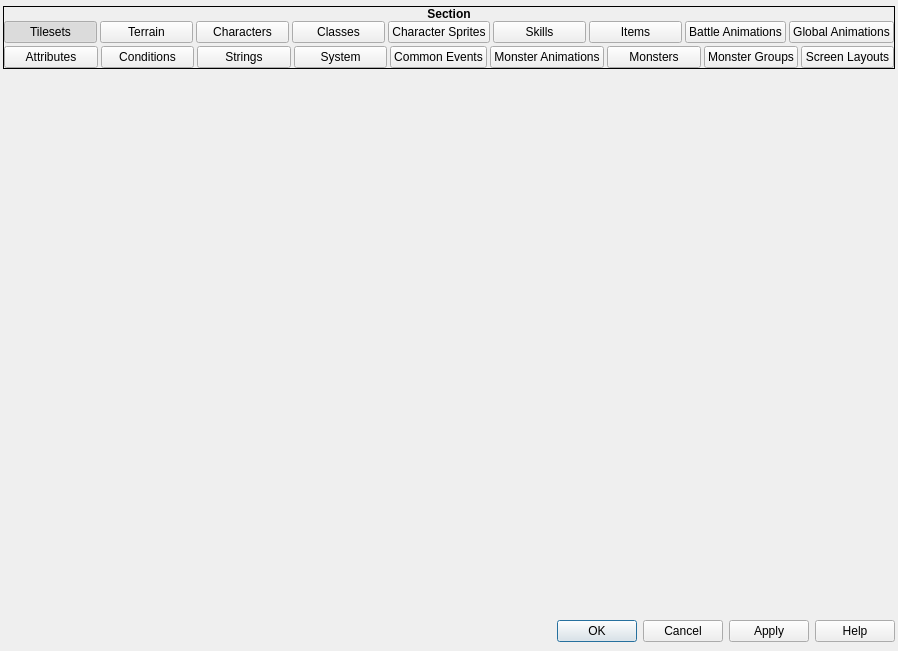
<?xml version="1.0" encoding="UTF-8"?>
<ui version="4.0">
 <class>Database</class>
 <widget class="QDialog" name="Database">
  <property name="windowModality">
   <enum>Qt::ApplicationModal</enum>
  </property>
  <property name="geometry">
   <rect>
    <x>0</x>
    <y>0</y>
    <width>898</width>
    <height>651</height>
   </rect>
  </property>
  <property name="sizePolicy">
   <sizepolicy hsizetype="Fixed" vsizetype="Fixed">
    <horstretch>0</horstretch>
    <verstretch>0</verstretch>
   </sizepolicy>
  </property>
  <property name="contextMenuPolicy">
   <enum>Qt::CustomContextMenu</enum>
  </property>
  <property name="windowTitle">
   <string>Database</string>
  </property>
  <property name="windowIcon">
   <iconset resource="gui_icons.qrc">
    <normaloff>:/icons/openrpgmaker.png</normaloff>:/icons/openrpgmaker.png</iconset>
  </property>
  <property name="styleSheet">
   <string notr="true">.QFrame
{
	border-width: 1px;
	border-style: solid;
	border-color: palette(window-text);
}

.QFrame&gt;QLabel
{
	border-width: 0px;
	background-color: palette(window-text);
	color: palette(window);
	font-weight: bold;
}

.QFrame&gt;QCheckBox
{
	background-color: palette(window-text);
	border-width: 0px;
	border-style: none;
	color: palette(window);
	spacing: 3px;
	font-weight: bold;
	padding: 0px 0px 0px 3px;
}

.QFrame&gt;QCheckBox::indicator
{
	min-width: 8px;
	max-width: 8px;
	min-height: 8px;
	max-height: 8px;
	width: 8px;
	height: 8px;
	border-width: 2px;
	border-radius: 0px;
	border-style: ridge;
	border-color: palette(mid);
}

.QFrame&gt;QCheckBox::indicator:unchecked
{
	background-color: palette(base);
}

.QFrame&gt;QCheckBox::indicator:checked
{
	background-color: palette(window-text);
}

.QFrame&gt;QCheckBox::indicator:hover
{
	border-color: palette(highlight);
}</string>
  </property>
  <layout class="QVBoxLayout">
   <property name="spacing">
    <number>3</number>
   </property>
   <property name="margin">
    <number>3</number>
   </property>
   <item>
    <widget class="QFrame" name="frame">
     <property name="sizePolicy">
      <sizepolicy hsizetype="Preferred" vsizetype="Fixed">
       <horstretch>0</horstretch>
       <verstretch>0</verstretch>
      </sizepolicy>
     </property>
     <property name="frameShape">
      <enum>QFrame::Box</enum>
     </property>
     <property name="frameShadow">
      <enum>QFrame::Plain</enum>
     </property>
     <layout class="QVBoxLayout" name="verticalLayout_2">
      <property name="spacing">
       <number>0</number>
      </property>
      <property name="margin">
       <number>0</number>
      </property>
      <item>
       <widget class="QLabel" name="label">
        <property name="sizePolicy">
         <sizepolicy hsizetype="Preferred" vsizetype="Fixed">
          <horstretch>0</horstretch>
          <verstretch>0</verstretch>
         </sizepolicy>
        </property>
        <property name="font">
         <font>
          <weight>75</weight>
          <bold>true</bold>
         </font>
        </property>
        <property name="text">
         <string>Section</string>
        </property>
        <property name="alignment">
         <set>Qt::AlignCenter</set>
        </property>
       </widget>
      </item>
      <item>
       <widget class="QWidget" name="widget" native="true">
        <property name="sizePolicy">
         <sizepolicy hsizetype="Preferred" vsizetype="Fixed">
          <horstretch>0</horstretch>
          <verstretch>0</verstretch>
         </sizepolicy>
        </property>
        <layout class="QVBoxLayout" name="verticalLayout">
         <property name="spacing">
          <number>3</number>
         </property>
         <property name="margin">
          <number>0</number>
         </property>
         <item>
          <layout class="QHBoxLayout" name="topRowButtons">
           <property name="spacing">
            <number>3</number>
           </property>
           <item>
            <widget class="QPushButton" name="bTilesets">
             <property name="sizePolicy">
              <sizepolicy hsizetype="Preferred" vsizetype="Fixed">
               <horstretch>0</horstretch>
               <verstretch>0</verstretch>
              </sizepolicy>
             </property>
             <property name="styleSheet">
              <string notr="true"/>
             </property>
             <property name="text">
              <string>Tilesets</string>
             </property>
             <property name="checkable">
              <bool>true</bool>
             </property>
             <property name="checked">
              <bool>true</bool>
             </property>
             <property name="autoExclusive">
              <bool>true</bool>
             </property>
            </widget>
           </item>
           <item>
            <widget class="QPushButton" name="bTerrain">
             <property name="sizePolicy">
              <sizepolicy hsizetype="Preferred" vsizetype="Fixed">
               <horstretch>0</horstretch>
               <verstretch>0</verstretch>
              </sizepolicy>
             </property>
             <property name="text">
              <string>Terrain</string>
             </property>
             <property name="checkable">
              <bool>true</bool>
             </property>
             <property name="autoExclusive">
              <bool>true</bool>
             </property>
            </widget>
           </item>
           <item>
            <widget class="QPushButton" name="bCharacters">
             <property name="sizePolicy">
              <sizepolicy hsizetype="Preferred" vsizetype="Fixed">
               <horstretch>0</horstretch>
               <verstretch>0</verstretch>
              </sizepolicy>
             </property>
             <property name="text">
              <string>Characters</string>
             </property>
             <property name="checkable">
              <bool>true</bool>
             </property>
             <property name="autoExclusive">
              <bool>true</bool>
             </property>
            </widget>
           </item>
           <item>
            <widget class="QPushButton" name="bClasses">
             <property name="sizePolicy">
              <sizepolicy hsizetype="Preferred" vsizetype="Fixed">
               <horstretch>0</horstretch>
               <verstretch>0</verstretch>
              </sizepolicy>
             </property>
             <property name="text">
              <string>Classes</string>
             </property>
             <property name="checkable">
              <bool>true</bool>
             </property>
             <property name="autoExclusive">
              <bool>true</bool>
             </property>
            </widget>
           </item>
           <item>
            <widget class="QPushButton" name="bCharacterSprites">
             <property name="sizePolicy">
              <sizepolicy hsizetype="Preferred" vsizetype="Fixed">
               <horstretch>0</horstretch>
               <verstretch>0</verstretch>
              </sizepolicy>
             </property>
             <property name="text">
              <string>Character Sprites</string>
             </property>
             <property name="checkable">
              <bool>true</bool>
             </property>
             <property name="autoExclusive">
              <bool>true</bool>
             </property>
            </widget>
           </item>
           <item>
            <widget class="QPushButton" name="bSkills">
             <property name="sizePolicy">
              <sizepolicy hsizetype="Preferred" vsizetype="Fixed">
               <horstretch>0</horstretch>
               <verstretch>0</verstretch>
              </sizepolicy>
             </property>
             <property name="text">
              <string>Skills</string>
             </property>
             <property name="checkable">
              <bool>true</bool>
             </property>
             <property name="autoExclusive">
              <bool>true</bool>
             </property>
            </widget>
           </item>
           <item>
            <widget class="QPushButton" name="bItems">
             <property name="sizePolicy">
              <sizepolicy hsizetype="Preferred" vsizetype="Fixed">
               <horstretch>0</horstretch>
               <verstretch>0</verstretch>
              </sizepolicy>
             </property>
             <property name="text">
              <string>Items</string>
             </property>
             <property name="checkable">
              <bool>true</bool>
             </property>
             <property name="autoExclusive">
              <bool>true</bool>
             </property>
            </widget>
           </item>
           <item>
            <widget class="QPushButton" name="bBattleAnimations">
             <property name="sizePolicy">
              <sizepolicy hsizetype="Preferred" vsizetype="Fixed">
               <horstretch>0</horstretch>
               <verstretch>0</verstretch>
              </sizepolicy>
             </property>
             <property name="text">
              <string>Battle Animations</string>
             </property>
             <property name="checkable">
              <bool>true</bool>
             </property>
             <property name="autoExclusive">
              <bool>true</bool>
             </property>
            </widget>
           </item>
           <item>
            <widget class="QPushButton" name="bGlobalAnimations">
             <property name="sizePolicy">
              <sizepolicy hsizetype="Preferred" vsizetype="Fixed">
               <horstretch>0</horstretch>
               <verstretch>0</verstretch>
              </sizepolicy>
             </property>
             <property name="text">
              <string>Global Animations</string>
             </property>
             <property name="checkable">
              <bool>true</bool>
             </property>
             <property name="autoExclusive">
              <bool>true</bool>
             </property>
            </widget>
           </item>
          </layout>
         </item>
         <item>
          <layout class="QHBoxLayout" name="bottomRowButtons">
           <property name="spacing">
            <number>3</number>
           </property>
           <item>
            <widget class="QPushButton" name="bAttributes">
             <property name="sizePolicy">
              <sizepolicy hsizetype="Preferred" vsizetype="Fixed">
               <horstretch>0</horstretch>
               <verstretch>0</verstretch>
              </sizepolicy>
             </property>
             <property name="text">
              <string>Attributes</string>
             </property>
             <property name="checkable">
              <bool>true</bool>
             </property>
             <property name="autoExclusive">
              <bool>true</bool>
             </property>
            </widget>
           </item>
           <item>
            <widget class="QPushButton" name="bConditions">
             <property name="sizePolicy">
              <sizepolicy hsizetype="Preferred" vsizetype="Fixed">
               <horstretch>0</horstretch>
               <verstretch>0</verstretch>
              </sizepolicy>
             </property>
             <property name="text">
              <string>Conditions</string>
             </property>
             <property name="checkable">
              <bool>true</bool>
             </property>
             <property name="autoExclusive">
              <bool>true</bool>
             </property>
            </widget>
           </item>
           <item>
            <widget class="QPushButton" name="bStrings">
             <property name="sizePolicy">
              <sizepolicy hsizetype="Preferred" vsizetype="Fixed">
               <horstretch>0</horstretch>
               <verstretch>0</verstretch>
              </sizepolicy>
             </property>
             <property name="text">
              <string>Strings</string>
             </property>
             <property name="checkable">
              <bool>true</bool>
             </property>
             <property name="autoExclusive">
              <bool>true</bool>
             </property>
            </widget>
           </item>
           <item>
            <widget class="QPushButton" name="bSystem">
             <property name="sizePolicy">
              <sizepolicy hsizetype="Preferred" vsizetype="Fixed">
               <horstretch>0</horstretch>
               <verstretch>0</verstretch>
              </sizepolicy>
             </property>
             <property name="text">
              <string>System</string>
             </property>
             <property name="checkable">
              <bool>true</bool>
             </property>
             <property name="autoExclusive">
              <bool>true</bool>
             </property>
            </widget>
           </item>
           <item>
            <widget class="QPushButton" name="bCommonEvents">
             <property name="sizePolicy">
              <sizepolicy hsizetype="Preferred" vsizetype="Fixed">
               <horstretch>0</horstretch>
               <verstretch>0</verstretch>
              </sizepolicy>
             </property>
             <property name="text">
              <string>Common Events</string>
             </property>
             <property name="checkable">
              <bool>true</bool>
             </property>
             <property name="autoExclusive">
              <bool>true</bool>
             </property>
            </widget>
           </item>
           <item>
            <widget class="QPushButton" name="bMonsterAnimations">
             <property name="sizePolicy">
              <sizepolicy hsizetype="Preferred" vsizetype="Fixed">
               <horstretch>0</horstretch>
               <verstretch>0</verstretch>
              </sizepolicy>
             </property>
             <property name="text">
              <string>Monster Animations</string>
             </property>
             <property name="checkable">
              <bool>true</bool>
             </property>
             <property name="autoExclusive">
              <bool>true</bool>
             </property>
            </widget>
           </item>
           <item>
            <widget class="QPushButton" name="bMonsters">
             <property name="sizePolicy">
              <sizepolicy hsizetype="Preferred" vsizetype="Fixed">
               <horstretch>0</horstretch>
               <verstretch>0</verstretch>
              </sizepolicy>
             </property>
             <property name="text">
              <string>Monsters</string>
             </property>
             <property name="checkable">
              <bool>true</bool>
             </property>
             <property name="autoExclusive">
              <bool>true</bool>
             </property>
            </widget>
           </item>
           <item>
            <widget class="QPushButton" name="bMonsterGroups">
             <property name="sizePolicy">
              <sizepolicy hsizetype="Preferred" vsizetype="Fixed">
               <horstretch>0</horstretch>
               <verstretch>0</verstretch>
              </sizepolicy>
             </property>
             <property name="text">
              <string>Monster Groups</string>
             </property>
             <property name="checkable">
              <bool>true</bool>
             </property>
             <property name="autoExclusive">
              <bool>true</bool>
             </property>
            </widget>
           </item>
           <item>
            <widget class="QPushButton" name="bScreenLayouts">
             <property name="sizePolicy">
              <sizepolicy hsizetype="Preferred" vsizetype="Fixed">
               <horstretch>0</horstretch>
               <verstretch>0</verstretch>
              </sizepolicy>
             </property>
             <property name="text">
              <string>Screen Layouts</string>
             </property>
             <property name="checkable">
              <bool>true</bool>
             </property>
             <property name="autoExclusive">
              <bool>true</bool>
             </property>
            </widget>
           </item>
          </layout>
         </item>
        </layout>
       </widget>
      </item>
     </layout>
    </widget>
   </item>
   <item>
    <widget class="QStackedWidget" name="stackedWidget">
     <property name="sizePolicy">
      <sizepolicy hsizetype="Preferred" vsizetype="Preferred">
       <horstretch>0</horstretch>
       <verstretch>0</verstretch>
      </sizepolicy>
     </property>
     <property name="minimumSize">
      <size>
       <width>892</width>
       <height>539</height>
      </size>
     </property>
     <property name="maximumSize">
      <size>
       <width>892</width>
       <height>539</height>
      </size>
     </property>
     <property name="currentIndex">
      <number>0</number>
     </property>
     <widget class="Database_Tilesets" name="wTilesets"/>
     <widget class="Database_Terrain" name="wTerrain"/>
     <widget class="Database_Characters" name="wCharacters"/>
     <widget class="Database_CharacterSprites" name="wCharacterSprites"/>
     <widget class="Database_Items" name="wItems"/>
     <widget class="Database_Attributes" name="wAttributes"/>
     <widget class="Database_Strings" name="wStrings"/>
     <widget class="Database_Monsters" name="wMonsters"/>
     <widget class="Database_Classes" name="wClasses"/>
     <widget class="Database_Skills" name="wSkills"/>
     <widget class="Database_Conditions" name="wConditions"/>
     <widget class="Database_System" name="wSystem"/>
     <widget class="Database_CommonEvents" name="wCommonEvents"/>
     <widget class="Database_MonsterGroups" name="wMonsterGroups"/>
     <widget class="Database_BattleAnimations" name="wBattleAnimations"/>
     <widget class="Database_GlobalAnimations" name="wGlobalAnimations"/>
     <widget class="Database_ScreenLayouts" name="wScreenLayouts"/>
     <widget class="Database_MonsterAnimations" name="wMonsterAnimations"/>
    </widget>
   </item>
   <item>
    <widget class="QDialogButtonBox" name="buttonBox">
     <property name="standardButtons">
      <set>QDialogButtonBox::Apply|QDialogButtonBox::Cancel|QDialogButtonBox::Help|QDialogButtonBox::Ok</set>
     </property>
    </widget>
   </item>
  </layout>
  <action name="aShiftUp">
   <property name="icon">
    <iconset resource="gui_icons.qrc">
     <normaloff>:/icons/uparrow2.png</normaloff>:/icons/uparrow2.png</iconset>
   </property>
   <property name="text">
    <string>Shift Up</string>
   </property>
  </action>
  <action name="aShiftDown">
   <property name="icon">
    <iconset resource="gui_icons.qrc">
     <normaloff>:/icons/downarrow2.png</normaloff>:/icons/downarrow2.png</iconset>
   </property>
   <property name="text">
    <string>Shift Down</string>
   </property>
  </action>
  <action name="aShiftLeft">
   <property name="icon">
    <iconset resource="gui_icons.qrc">
     <normaloff>:/icons/leftarrow2.png</normaloff>:/icons/leftarrow2.png</iconset>
   </property>
   <property name="text">
    <string>Shift Left</string>
   </property>
  </action>
  <action name="aShiftRight">
   <property name="icon">
    <iconset resource="gui_icons.qrc">
     <normaloff>:/icons/rightarrow2.png</normaloff>:/icons/rightarrow2.png</iconset>
   </property>
   <property name="text">
    <string>Shift Right</string>
   </property>
  </action>
 </widget>
 <layoutdefault spacing="0" margin="0"/>
 <customwidgets>
  <customwidget>
   <class>Database_Tilesets</class>
   <extends>QWidget</extends>
   <header>database_tilesets.h</header>
   <container>1</container>
  </customwidget>
  <customwidget>
   <class>Database_Terrain</class>
   <extends>QWidget</extends>
   <header>database_terrain.h</header>
   <container>1</container>
  </customwidget>
  <customwidget>
   <class>Database_Characters</class>
   <extends>QWidget</extends>
   <header>database_characters.h</header>
   <container>1</container>
  </customwidget>
  <customwidget>
   <class>Database_Items</class>
   <extends>QWidget</extends>
   <header>database_items.h</header>
   <container>1</container>
  </customwidget>
  <customwidget>
   <class>Database_Attributes</class>
   <extends>QWidget</extends>
   <header>database_attributes.h</header>
   <container>1</container>
  </customwidget>
  <customwidget>
   <class>Database_Strings</class>
   <extends>QWidget</extends>
   <header>database_strings.h</header>
   <container>1</container>
  </customwidget>
  <customwidget>
   <class>Database_Monsters</class>
   <extends>QWidget</extends>
   <header>database_monsters.h</header>
   <container>1</container>
  </customwidget>
  <customwidget>
   <class>Database_Classes</class>
   <extends>QWidget</extends>
   <header>database_classes.h</header>
   <container>1</container>
  </customwidget>
  <customwidget>
   <class>Database_Skills</class>
   <extends>QWidget</extends>
   <header>database_skills.h</header>
   <container>1</container>
  </customwidget>
  <customwidget>
   <class>Database_Conditions</class>
   <extends>QWidget</extends>
   <header>database_conditions.h</header>
   <container>1</container>
  </customwidget>
  <customwidget>
   <class>Database_System</class>
   <extends>QWidget</extends>
   <header>database_system.h</header>
   <container>1</container>
  </customwidget>
  <customwidget>
   <class>Database_CommonEvents</class>
   <extends>QWidget</extends>
   <header>database_commonevents.h</header>
   <container>1</container>
  </customwidget>
  <customwidget>
   <class>Database_MonsterGroups</class>
   <extends>QWidget</extends>
   <header>database_monstergroups.h</header>
   <container>1</container>
  </customwidget>
  <customwidget>
   <class>Database_BattleAnimations</class>
   <extends>QWidget</extends>
   <header>database_battleanimations.h</header>
   <container>1</container>
  </customwidget>
  <customwidget>
   <class>Database_GlobalAnimations</class>
   <extends>QWidget</extends>
   <header>database_globalanimations.h</header>
   <container>1</container>
  </customwidget>
  <customwidget>
   <class>Database_MonsterAnimations</class>
   <extends>QWidget</extends>
   <header>database_monsteranimations.h</header>
   <container>1</container>
  </customwidget>
  <customwidget>
   <class>Database_ScreenLayouts</class>
   <extends>QWidget</extends>
   <header>database_screenlayouts.h</header>
   <container>1</container>
  </customwidget>
  <customwidget>
   <class>Database_CharacterSprites</class>
   <extends>QWidget</extends>
   <header>database_charactersprites.h</header>
   <container>1</container>
  </customwidget>
 </customwidgets>
 <resources>
  <include location="gui_icons.qrc"/>
 </resources>
 <connections/>
</ui>
